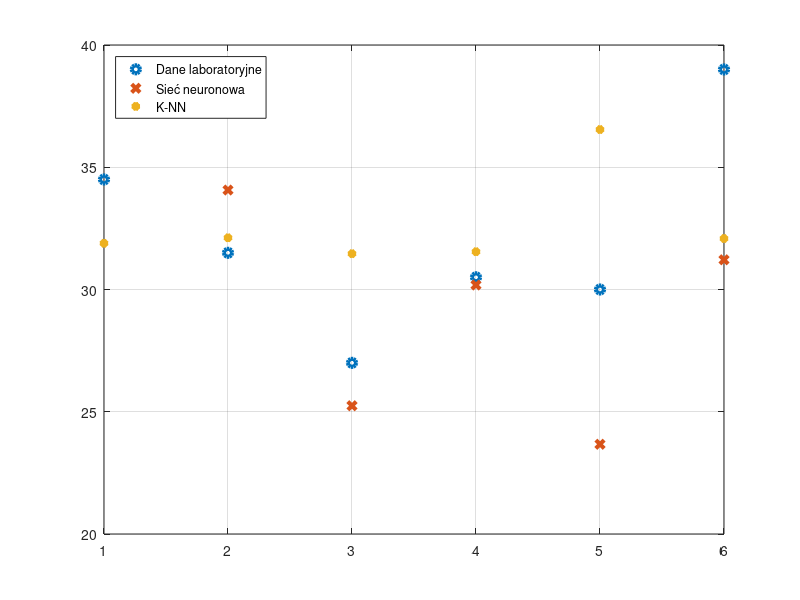
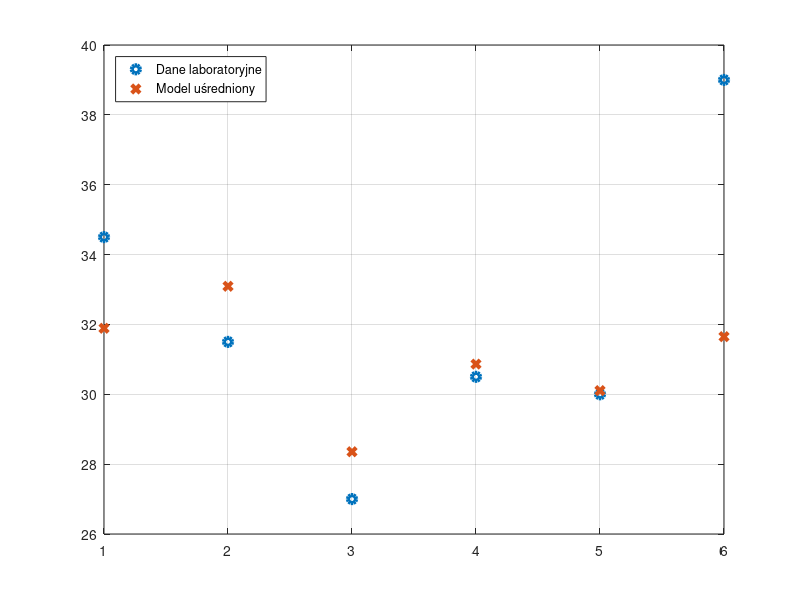

MATLAB code to generate these figures, in order:
nn_data = load('MODELE/Ynn_valid.mat');
Ynn = nn_data.Ynn;
knn_data = load('MODELE/Yknn_valid.mat');
Yknn = knn_data.Yknn;

dataSamples = length(Yknn);
figure(1); clf;
plot(Yknn(:,1), 'o', 'LineWidth', 3, 'MarkerSize', 6);
hold on;
plot(2:dataSamples, Ynn(:,2), 'x', 'LineWidth', 3, 'MarkerSize', 6);
plot(Yknn(:,2),'*', 'LineWidth', 3, 'MarkerSize', 6);
legend('Dane laboratoryjne', 'Sieć neuronowa', 'K-NN', 'Location', 'northwest');
grid on;

Yavg = [Yknn(1,2); (Yknn(2:end,2) + Ynn(:,2))/2];
figure(2); clf;
plot(Yknn(:,1), 'o', 'LineWidth', 3, 'MarkerSize', 6);
hold on;
plot(Yavg, 'x', 'LineWidth', 3, 'MarkerSize', 6);
legend('Dane laboratoryjne', 'Model uśredniony', 'Location', 'northwest');
grid on;

trainingPointsCount = length(Yavg);
err = zeros(trainingPointsCount - 1, 1);
for k = 1:(trainingPointsCount - 1)
   err(k) = (Yavg(k) - Yknn(k,1)) / Yknn(k,1) * 100; 
end
E = mean(abs(err))